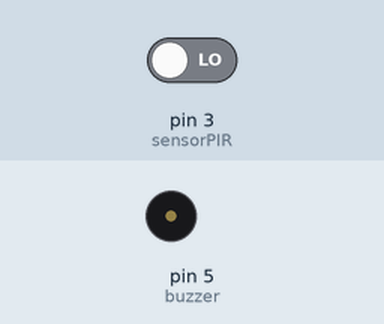
Recording of a sketch running on a simulated Arduino Uno, built with avr-gcc and run on an emulated ATmega328P. Parts: buzzer (waves = sounding). The inputs (shaded band) are chosen by the test bench; at power-on: pin 3 (sensorPIR) LOW.

Above: at 1.2 s.
1.3 s: pin 3 (sensorPIR) driven HIGH
At 1.7 s:
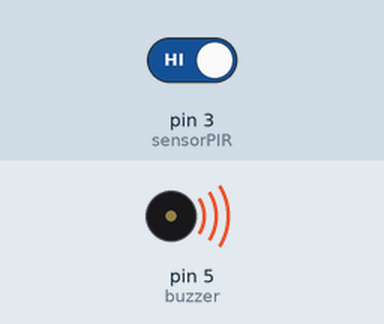
2.8 s: pin 3 (sensorPIR) driven LOW
Timing chart, 0 to 5.8 s (numbered marks = the images above; inputs shaded):
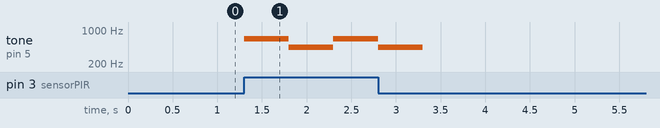

The sketch:

projeto_bizzer_como_sensor_pir.ino
```cpp
int sensorPIR = 3;
int buzzer = 5;

void setup() {
  pinMode(sensorPIR, INPUT);
  pinMode(buzzer, OUTPUT);
}

void loop() {
  int detectarPresenca = digitalRead(sensorPIR);

  if (detectarPresenca == 1) {
    // Frequências típicas de sirenes
    tone(buzzer, 660); // Tom agudo
    delay(500);        // Meio segundo
    tone(buzzer, 440); // Tom grave
    delay(500);        // Meio segundo
  } else {
    noTone(buzzer);    // Desligar o buzzer quando não há detecção
  }
}
```

Measured:
- after the input at 1.3 s, tone on pin 5 (buzzer): silent → 660 Hz at once, → 440 Hz 0.50 s later, → 660 Hz 0.50 s later
